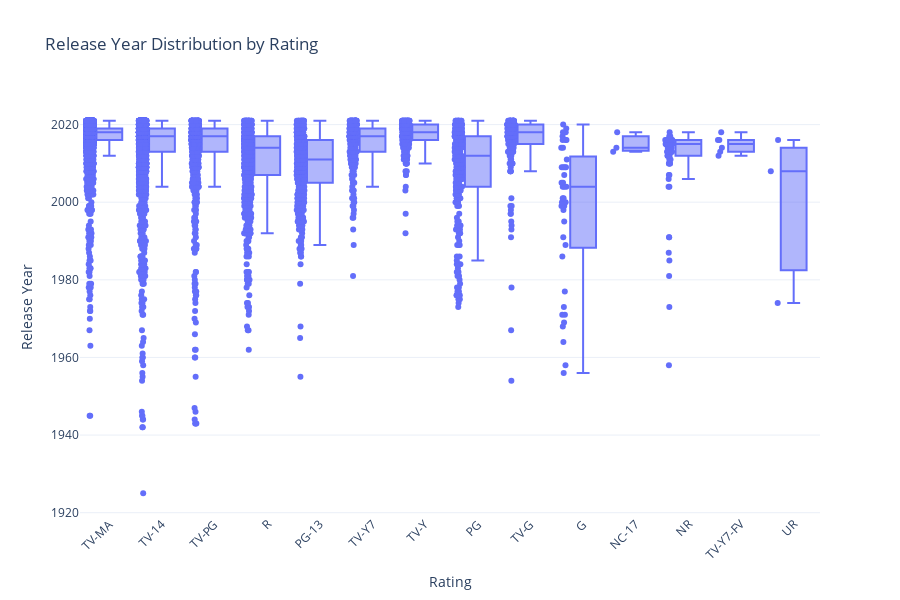

Notebook code for this chart:
### Code cell
import plotly.express as px

fig = px.box(
    df_clean,
    x='rating',
    y='release_year',
    category_orders={'rating': top_ratings.index.tolist()},
    title="Release Year Distribution by Rating",
    labels={'release_year': 'Release Year', 'rating': 'Rating'},
    points='all',
    hover_data=df_clean.columns
)

fig.update_layout(
    xaxis_tickangle=-45,
    template="plotly_white",
    height=600
)

fig.show()

### Figure 1 — Plotly figure (JSON) as saved in the notebook; plotly's stock layout.template omitted (floating-point values rounded to 4 significant figures; data arrays with more than 128 entries replaced by an {"elided": "..."} marker saying what was removed)
{"data": [{"alignmentgroup": "True", "boxpoints": "all", "customdata": {"elided": "8790x13 mixed values"}, "hovertemplate": "Rating=%{x}<br>Release Year=%{y}<br>show_id=%{customdata[0]}<br>type=%{customdata[1]}<br>title=%{customdata[2]}<br>director=%{customdata[3]}<br>country=%{customdata[4]}<br>date_added=%{customdata[5]}<br>duration=%{customdata[6]}<br>listed_in=%{customdata[7]}<br>year_added=%{customdata[8]}<br>month_added=%{customdata[9]}<br>year_released=%{customdata[10]}<br>duration_value=%{customdata[11]}<br>duration_unit=%{customdata[12]}<extra></extra>", "legendgroup": "", "marker": {"color": "#636efa"}, "name": "", "notched": false, "offsetgroup": "", "orientation": "v", "showlegend": false, "type": "box", "x": {"elided": "8790 str values"}, "x0": " ", "xaxis": "x", "y": {"elided": "8790 int values"}, "y0": " ", "yaxis": "y"}], "layout": {"boxmode": "group", "height": 600, "legend": {"tracegroupgap": 0}, "title": {"text": "Release Year Distribution by Rating"}, "xaxis": {"anchor": "y", "categoryarray": ["TV-MA", "TV-14", "TV-PG", "R", "PG-13", "TV-Y7", "TV-Y", "PG"], "categoryorder": "array", "domain": [0, 1], "tickangle": -45, "title": {"text": "Rating"}}, "yaxis": {"anchor": "x", "domain": [0, 1], "title": {"text": "Release Year"}}}}
